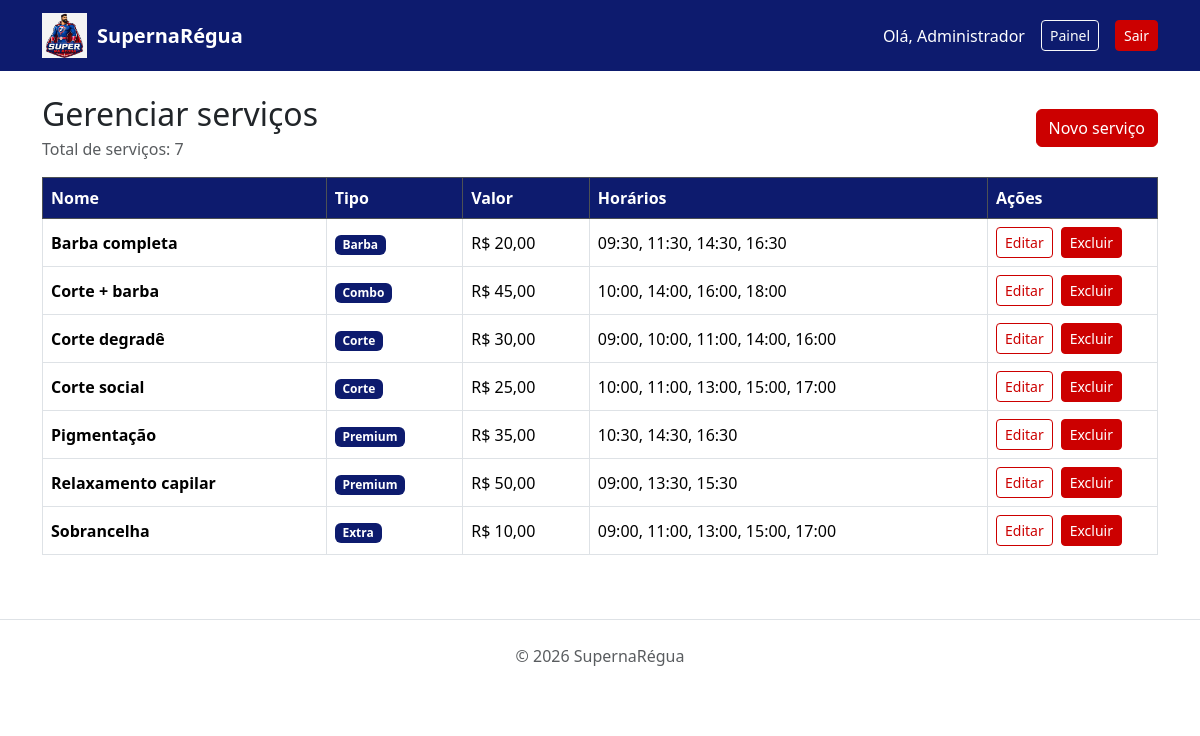
The app's page /index.php?acao=admin_servicos (signed in) with its own data.
### tables this page shows
CREATE TABLE IF NOT EXISTS `servicos` (
  `id` int(11) NOT NULL AUTO_INCREMENT,
  `nome` varchar(100) NOT NULL,
  `tipo` varchar(30) NOT NULL,
  `valor` decimal(10,2) NOT NULL,
  `descricao` text NOT NULL,
  `imagem` varchar(255) DEFAULT NULL,
  `ativo` tinyint(1) NOT NULL DEFAULT 1,
  PRIMARY KEY (`id`)
);

### controller/Controller.php (called while the page is built, shortened)
<?php
abstract class Controller
{
    public function render($view, $dados = [])
    {
        extract($dados);
        require "view/{$view}.php";
    }
}

### controller/ServicoController.php (called while the page is built, shortened)
<?php
class ServicoController extends Controller
{
    private $servicoModel;
    public function __construct($pdo)
    {
        $this->servicoModel = new ServicoModel($pdo);
    }
    public function admin_servicos()
    {
        $servicos = $this->servicoModel->listarTodos();
        $this->render('admin_servicos_view', [
            'servicos' => $servicos,
            'totalServicos' => count($servicos)
        ]);
    }
}

### model/Model.php (called while the page is built, shortened)
<?php
abstract class Model
{
    public function __construct($pdo)
    {
        $this->pdo = $pdo;
    }
}

### model/ServicoModel.php (called while the page is built, shortened)
<?php
class ServicoModel extends Model
{
    public function listarTodos()
    {
        $sql = "SELECT * FROM servicos ORDER BY nome ASC";
        $stmt = $this->pdo->prepare($sql);
        $stmt->execute();
        return $stmt->fetchAll();
    }
}

### view/admin_servicos_view.php (the view, shortened to what this page needs)
<?php require 'view/header.php'; ?>
<div class="container mt-4">
    <div class="d-flex justify-content-between align-items-center mb-3">
        <div>
            <h2 class="mb-1">Gerenciar serviços</h2>
            <p class="text-muted mb-0">Total de serviços: <?= htmlspecialchars($totalServicos ?? 0) ?></p>
        </div>
        <a href="index.php?acao=admin_servico_form" class="btn btn-danger">Novo serviço</a>
    </div>
    <?php if (empty($servicos)): ?>
        <div class="card p-4 text-center">
            <p class="text-muted mb-0">Nenhum serviço cadastrado até o momento.</p>
        </div>
    <?php else: ?>
        <div class="table-responsive">
            <table class="table table-bordered table-hover align-middle">
                <thead class="table-dark">
                    <tr>
                        <th>Nome</th>
                        <th>Tipo</th>
                        <th>Valor</th>
                        <th>Horários</th>
                        <th style="width: 170px;">Ações</th>
                    </tr>
                </thead>
                <tbody>
                    <?php foreach ($servicos as $servico): ?>
                        <tr <?= empty($servico['ativo']) ? 'class="table-secondary"' : '' ?>>
                            <td class="fw-bold">
                                <?= htmlspecialchars($servico['nome']) ?>
                            </td>
                            <td>
                                <span class="badge bg-primary">
                                    <?= htmlspecialchars($servico['tipo']) ?>
                                </span>
                            </td>
                            <td>R$ <?= number_format($servico['valor'], 2, ',', '.') ?></td>
                            <td>
                                <?php if (empty($servico['horarios'])): ?>
                                    <span class="badge bg-danger">Sem horários</span>
                                <?php else: ?>
                                    <?= htmlspecialchars(implode(', ', $servico['horarios'])) ?>
                                <?php endif; ?>
                            </td>
                            <td>
                                <div class="d-flex gap-2">
                                    <a href="index.php?acao=admin_servico_form&id=<?= htmlspecialchars($servico['id']) ?>"
                                       class="btn btn-sm btn-outline-danger">
                                        Editar
                                    </a>
                                    <form method="POST"
                                          action="index.php?acao=admin_servico_excluir"
                                          onsubmit="return confirm('Deseja realmente excluir este serviço?');"
                                          style="display:inline;">
                                        <button type="submit" class="btn btn-sm btn-danger">
                                            Excluir
                                        </button>
                                    </form>
                                </div>
                            </td>
                        </tr>
                    <?php endforeach; ?>
                </tbody>
            </table>
        </div>
    <?php endif; ?>
</div>
<?php require 'view/footer.php'; ?>

### css/style.css (style rules this page uses)
:root { --azul: #0d1b6e; --vermelho: #cc0000; --branco: #ffffff; }
.btn-danger { background-color: var(--vermelho) !important; border-color: var(--vermelho) !important; }
.btn-outline-danger { color: var(--vermelho) !important; border-color: var(--vermelho) !important; }
.table thead th { background-color: var(--azul) !important; color: var(--branco) !important; }
.badge.bg-primary { background-color: var(--azul) !important; }

### records on screen
servicos: nome "Barba completa", tipo "Barba", valor "20,00", horarios "09:30, 11:30, 14:30, 16:30"
servicos: nome "Corte + barba", tipo "Combo", valor "45,00", horarios "10:00, 14:00, 16:00, 18:00"
servicos: nome "Corte degradê", tipo "Corte", valor "30,00", horarios "09:00, 10:00, 11:00, 14:00, 16:00"
servicos: nome "Corte social", tipo "Corte", valor "25,00", horarios "10:00, 11:00, 13:00, 15:00, 17:00"
servicos: nome "Pigmentação", tipo "Premium", valor "35,00", horarios "10:30, 14:30, 16:30"
servicos: nome "Relaxamento capilar", tipo "Premium", valor "50,00", horarios "09:00, 13:30, 15:30"
servicos: nome "Sobrancelha", tipo "Extra", valor "10,00", horarios "09:00, 11:00, 13:00, 15:00, 17:00"

### other values on screen
$_SESSION['usuario_nome'] "Administrador"
$totalServicos "7"
